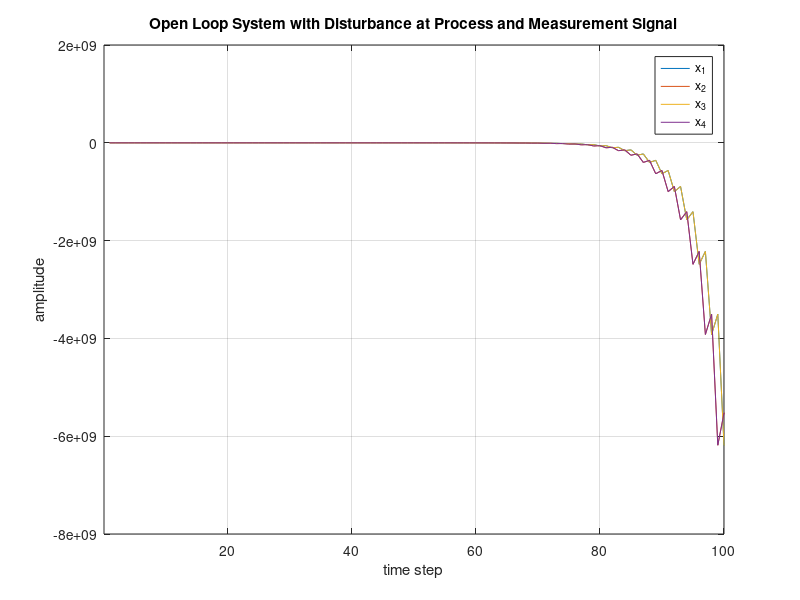

Write the MATLAB code that produced this figure. (Note: this script raises an error after producing the figure.)
clear all;clc
g = 9.8E-01;
lp = 0.5;
mp = 0.1;
mk = 1;
mt = 1.1;
a = g/(lp*(4.0/3 - mp/(mp+mk)));
A = [0 1 0 0;0 0 a 0;0 0 0 1;0 0 a 0];
b = -1/(lp*(4.0/3 - mp/(mp+mk)));
B = [0;1/mt;0;b];
C = [0 1 0 1];
D = 0;
sys = ss(A,B,C,D,0.01);
N = 100;
u = 0;
%%  Apply Disturbance 
w = wgn(N,1,1);
v = w;
%%  Open Loop System
x = .1*ones(4,1);
for i = 1:N
    x(:,i+1) = A*x(:,i)+B*u+w(i);
    y(i) = C*x(:,i)+v(i);
    x(:,i) = x(:,i+1);
end
figure(1);clf
plot(x');
grid on;
xlim([.1 N])
xlabel('time step')
ylabel('amplitude')
legend('x_1','x_2','x_3','x_4')
title('Open Loop System with Disturbance at Process and Measurement Signal')
% %%  LQE manual 
% [S,kk,ll] = idare(A',C',1e-5,1)
%%  LQG 
R = 1;
for i = 1:5
    Q(i) = 10^-i;
    [~,L(:,i),~] = kalman(sys,Q(i),R);
    [K(i,:),~,cl(:,i)] = lqr(sys,Q(i),R);
end
Rww = 1e-5;
Rvv = 1;
[LL,S] = KalmanConventional(sys,N,Rww,Rvv);
%%  Observer-based-controller 
x_hat = ones(4,1,5);
for i = 1:N
    for j = 1:5
    u_c(j,i) = -K(j,:)*x_hat(:,i,j);
    y_hat(j,i) = C*x_hat(:,i,j);
    x_hat(:,i+1,j) = (A-B*K(j,:))*x_hat(:,i,j)+L(:,j)*(y_hat(i)-y(i));
    end
end
%%  Plot 
figure(2);clf
lgn1 = sprintf('Q=1.00E-1');
lgn2 = sprintf('Q=1.00E-2');
lgn3 = sprintf('Q=1.00E-3');
lgn4 = sprintf('Q=1.00E-4');
lgn5 = sprintf('Q=1.00E-5');
figure(2);
for i = 1:4
    for j = 1:5
        subplot(2,2,i);
        plot(x_hat(i,:,j)');hold on
        xlabel('time step')
        grid on
        ylabel(sprintf('x_%d',i))
    end
end
legend(lgn1,lgn2,lgn3,lgn4,lgn5,'Location','SouthWest')
for i = 1:5
    figure(3)
    plot(y_hat(i,:));hold on
end
xlabel('time step')
ylabel('degree')
grid on
legend(lgn1,lgn2,lgn3,lgn4,lgn5,'Location','NorthWest')
title('Output Response with Various Matrices Q')
%%  Observer-based-controller via KalmanNet and RL  
x_nw = ones(4,1);
for i = 1:N
    x_nw(:,i+1) = A*x_nw(:,i);
    y_nw(i) = C*x_nw(:,i);
    x_nw(:,i) = x_nw(:,i+1);
end
x_nw = x_nw(:,1:N);
[x_hat_net,y_hat_net,KG] = KalmanNet(x_nw,y_nw,A,C);
%%
[P_vi,K_vi,G_vi] = value_iteration(A,N,B,Q(5),R);
x_hat_vi = ones(4,1);
for i = 1:N
    u_vi(j,i) = -K_vi*x_hat_vi(:,i);
%     y_hat_vi(i) = C*x_hat_vi(:,i);
    x_hat_vi(:,i+1) = (A-B*K_vi)*x_hat_vi(:,i)+KG(i)*(normalize(y_hat_net(i))-y(i));
end
%%  Plot 
figure(4);clf
subplot(211)
plot(x');hold on
subplot(212)
plot(x_hat_net')
figure(5);clf
plot(y_hat(5,:),'r')
hold on
plot(normalize(y_hat_net),'b')
xlim([5 N])
grid on
xlabel('time step')
ylabel('degree')
legend('LQG','KalmanNet-VI')
title('Comparison Output Response')
